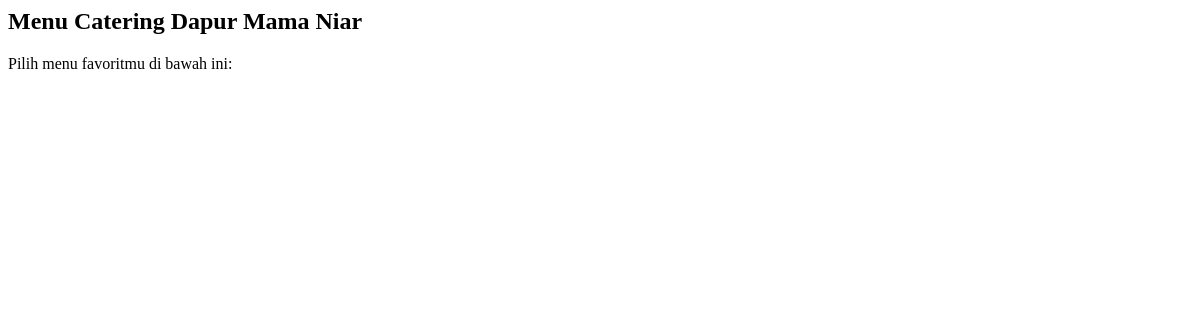
Before: /admin/content/dashboard.php with the older database file.
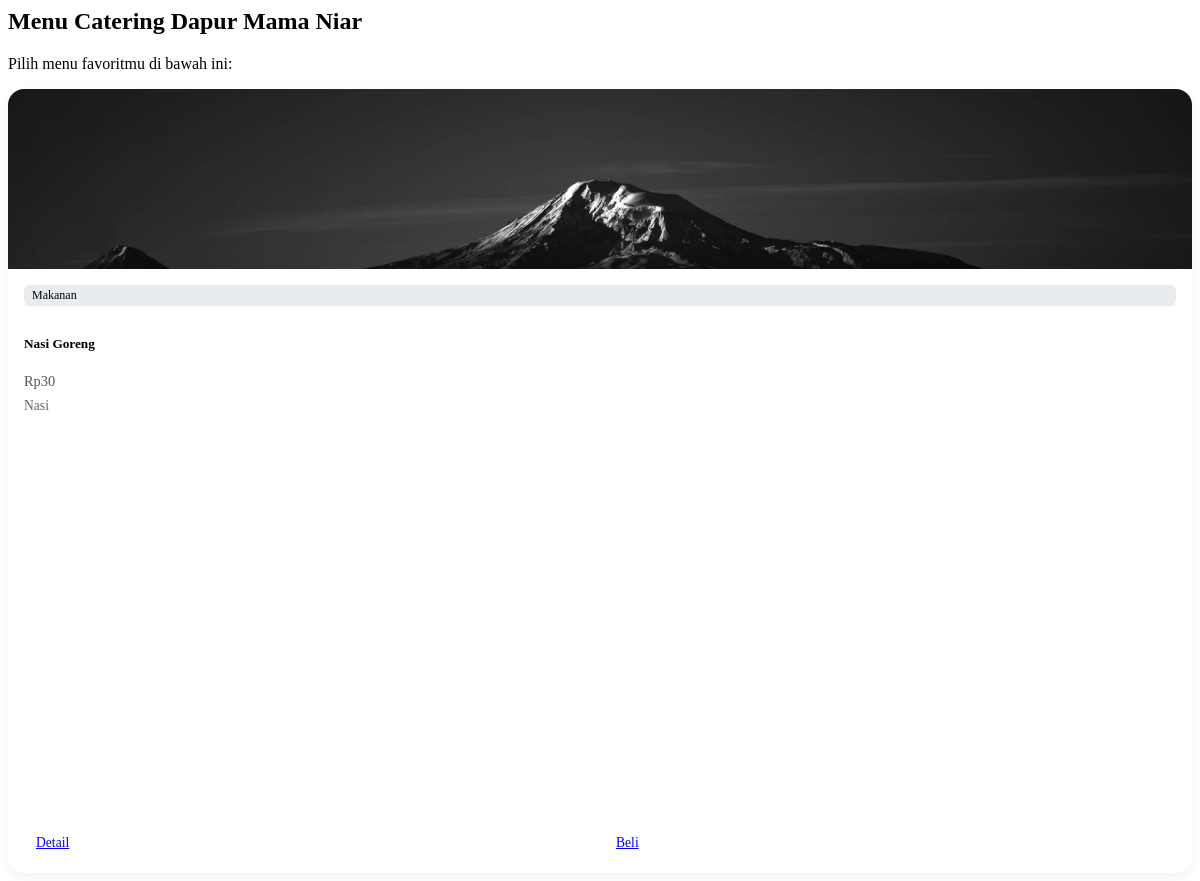
After: the same page with the newer database file.
### tables this page shows
CREATE TABLE `menu` (
  `id` int(11) NOT NULL,
  `nama` varchar(50) NOT NULL,
  `harga` int(50) NOT NULL,
  `deskripsi` text NOT NULL,
  `gambar` varchar(500) NOT NULL,
  `kategori` enum('Makanan','Minuman','','') NOT NULL,
  `created_at` timestamp NOT NULL DEFAULT current_timestamp(),
  `updated_at` timestamp NULL DEFAULT NULL ON UPDATE current_timestamp()
);

### admin/content/dashboard.php (the view, shortened to what this page needs)
<?php include 'admin/controller/koneksi.php'; ?>
</head>
<body class="bg-light">
<div class="container py-5">
  <h2 class="fw-bold text-center mb-2">Menu Catering Dapur Mama Niar</h2>
  <p class="text-muted text-center mb-4">Pilih menu favoritmu di bawah ini:</p>
  <div class="row g-4">
    <?php
    $result = mysqli_query($config, "SELECT * FROM menu ORDER BY id DESC LIMIT 12");
    $menu = mysqli_fetch_all($result, MYSQLI_ASSOC);
    foreach ($menu as $row):
    ?>
      <div class="col-sm-6 col-md-4 col-lg-3">
        <div class="menu-card">
          <img src="admin/content/uploads/<?= $row['gambar'] ?: 'default.png' ?>" class="menu-image" alt="<?= htmlspecialchars($row['nama']) ?>">
          <div class="menu-info">
            <div class="kategori"><?= htmlspecialchars($row['kategori']) ?></div>
            <h5><?= htmlspecialchars($row['nama']) ?></h5>
            <p class="text-muted">Rp<?= number_format($row['harga'], 0, ',', '.') ?></p>
            <div class="desc"><?= nl2br(htmlspecialchars($row['deskripsi'])) ?></div>
            <div class="menu-actions">
              <a href="?page=detail&id=<?= $row['id'] ?>" class="btn btn-outline-secondary btn-sm">Detail</a>
              <a href="?page=beli&id=<?= $row['id'] ?>" class="btn btn-primary btn-sm">Beli</a>
            </div>
          </div>
        </div>
      </div>
    <?php endforeach; ?>
  </div>
</div>
</body>
</html>

### admin/content/dashboard.php (style rules this page uses)
.menu-card { background: #fff; border-radius: 16px; box-shadow: 0 4px 14px rgba(0, 0, 0, 0.05); overflow: hidden; transition: 0.3s ease-in-out; height: 100%; display: flex; flex-direction: column; }
.menu-image { width: 100%; height: 180px; object-fit: cover; }
.menu-info { padding: 1rem; flex-grow: 1; display: flex; flex-direction: column; }
.menu-info h5 { font-weight: 600; margin-bottom: 0.4rem; }
.menu-info .kategori { font-size: 0.75rem; font-weight: 500; padding: 3px 8px; background: #e9ecef; border-radius: 6px; display: inline-block; margin-bottom: 0.5rem; }
.menu-info p { margin-bottom: 0.5rem; font-size: 0.9rem; color: #555; }
.menu-info .desc { flex-grow: 1; font-size: 0.85rem; color: #666; overflow: hidden; text-overflow: ellipsis; display: -webkit-box; -webkit-line-clamp: 3; -webkit-box-orient: vertical; }
.menu-actions { display: flex; gap: 0.5rem; margin-top: 1rem; }
.menu-actions .btn { flex: 1; font-size: 0.85rem; padding: 6px 12px; border-radius: 8px; }

Changed rows visible on the page:
added menu: gambar (picture), kategori "Makanan", nama "Nasi Goreng", harga "30", deskripsi "Nasi"
